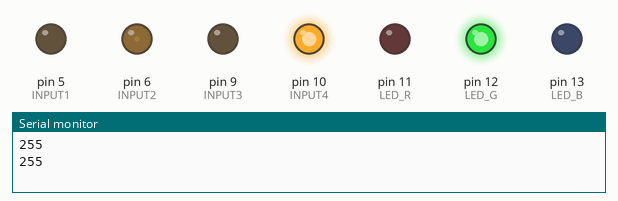
The sketch below on a simulated Arduino Uno, built with avr-gcc and run on an emulated ATmega328P. Shown: output pins drawn as LEDs (lit = HIGH), the last lines printed to the serial monitor.

Above: at 0.05 s.
At 3.95 s:
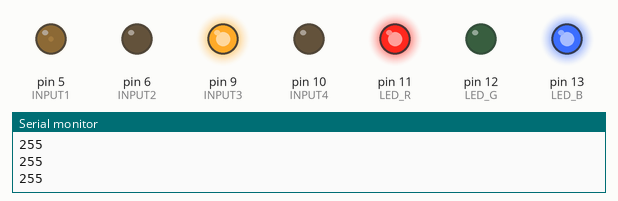
Timing chart, 0 to 5.2 s (numbered marks = the images above):
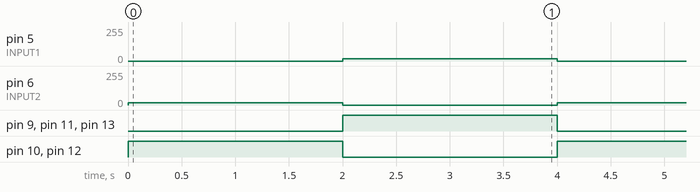

The sketch:

boardTest.ino
```cpp
int INPUT1 = 5; //motor High-side Right-side
int INPUT2 = 6; //motor High-side Left-side
int INPUT3 = 9; //motor Low-side Left-side
int INPUT4 = 10; //motor Low-side Right-side
// 2 and 4 should be HIGH at the same time, 1 and 3 same time. NEVER OTHERWISE.
// 3 and 4 HIGH together for braking. 1 and 2 LOW at this time.

int LED_R = 11;
int LED_G = 12;
int LED_B = 13;


void setup() {
  // put your setup code here, to run once:
  Serial.begin(115200);
  pinMode(INPUT1, OUTPUT);
  digitalWrite(INPUT1, LOW);
  pinMode(INPUT2, OUTPUT);
  digitalWrite(INPUT2, LOW);
  pinMode(INPUT3, OUTPUT);
  digitalWrite(INPUT3, LOW);
  pinMode(INPUT4, OUTPUT);
  digitalWrite(INPUT4, LOW);

  pinMode(LED_R,OUTPUT);
  pinMode(LED_G,OUTPUT);
  pinMode(LED_B,OUTPUT);
}

void loop() {
  // put your main code here, to run repeatedly:
  digitalWrite(LED_G,HIGH);
  digitalWrite(LED_R,LOW);
  digitalWrite(LED_B,LOW);
  motor_forward_raw(1);
  delay(2000);
  digitalWrite(LED_G,LOW);
  digitalWrite(LED_R,HIGH);
  digitalWrite(LED_B,HIGH);
  motor_reverse_raw(1);
  delay(2000);

}

void motor_forward_raw(float pwm) { // pwm var range 0.0-1.0
  analogWrite(INPUT1, 0);
  analogWrite(INPUT2, 0);
  analogWrite(INPUT3, 0);
  analogWrite(INPUT4, 0);
  analogWrite(INPUT4, 255);
  analogWrite(INPUT2, constrain(pwm_float2int(pwm),0,18));
}

void motor_reverse_raw(float pwm) {
  analogWrite(INPUT1, 0);
  analogWrite(INPUT2, 0);
  analogWrite(INPUT3, 0);
  analogWrite(INPUT4, 0);
  analogWrite(INPUT3, 255);
  analogWrite(INPUT1, constrain(pwm_float2int(pwm),0,18));
}

void motor_brake_raw() {
  analogWrite(INPUT1, 0);
  analogWrite(INPUT2, 0);
  analogWrite(INPUT3, 0);
  analogWrite(INPUT4, 0);
  analogWrite(INPUT3, 255);
  analogWrite(INPUT4, 255);
}

int pwm_float2int(float in) {
  int out = (int)(in*255.0);
  Serial.println(out);
  return out;
}
```

Measured:
- by itself, pin 5 (INPUT1), pin 6 (INPUT2): alternates 18/255 for 2.0 s and 0/255 for 2.0 s
- by itself, pin 9 (INPUT3), pin 10 (INPUT4), pin 11 (LED_R), pin 12 (LED_G), pin 13 (LED_B): alternates HIGH for 2.0 s and LOW for 2.0 s
